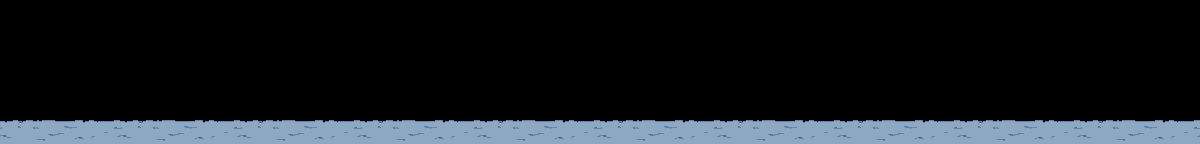

This is a level from a 2D game, rendered from its Tiled map with the project's own tilesets. A one-line summary and the complete map file follow:
An orthogonal 50x6 tile map with 24x24 px tiles, 1 tile layer (Ground).

<map version="1.10" tiledversion="1.10.1" orientation="orthogonal" renderorder="right-down" width="50" height="6" tilewidth="24" tileheight="24" infinite="0" nextlayerid="2" nextobjectid="1">
 <tileset firstgid="1" name="groundTileset" tilewidth="24" tileheight="24" tilecount="5" columns="5">
  <image source="groundTileset.png" trans="ff00ff" width="120" height="24" />
  <tile id="0">
   <properties>
    <property name="Collision" type="bool" value="true" />
   </properties>
  </tile>
  <tile id="1">
   <properties>
    <property name="Collision" type="bool" value="true" />
   </properties>
  </tile>
  <tile id="2">
   <properties>
    <property name="Collision" type="bool" value="true" />
   </properties>
  </tile>
  <tile id="3">
   <properties>
    <property name="Collision" type="bool" value="true" />
   </properties>
  </tile>
  <tile id="4">
   <properties>
    <property name="Collision" type="bool" value="true" />
   </properties>
  </tile>
 </tileset>
 <layer id="1" name="Ground" width="50" height="6">
  <data encoding="csv">
0,0,0,0,0,0,0,0,0,0,0,0,0,0,0,0,0,0,0,0,0,0,0,0,0,0,0,0,0,0,0,0,0,0,0,0,0,0,0,0,0,0,0,0,0,0,0,0,0,0,
0,0,0,0,0,0,0,0,0,0,0,0,0,0,0,0,0,0,0,0,0,0,0,0,0,0,0,0,0,0,0,0,0,0,0,0,0,0,0,0,0,0,0,0,0,0,0,0,0,0,
0,0,0,0,0,0,0,0,0,0,0,0,0,0,0,0,0,0,0,0,0,0,0,0,0,0,0,0,0,0,0,0,0,0,0,0,0,0,0,0,0,0,0,0,0,0,0,0,0,0,
0,0,0,0,0,0,0,0,0,0,0,0,0,0,0,0,0,0,0,0,0,0,0,0,0,0,0,0,0,0,0,0,0,0,0,0,0,0,0,0,0,0,0,0,0,0,0,0,0,0,
0,0,0,0,0,0,0,0,0,0,0,0,0,0,0,0,0,0,0,0,0,0,0,0,0,0,0,0,0,0,0,0,0,0,0,0,0,0,0,0,0,0,0,0,0,0,0,0,0,0,
1,2,3,4,5,1,2,3,4,5,1,2,3,4,5,1,2,3,4,5,1,2,3,4,5,1,2,3,4,5,1,2,3,4,5,1,2,3,4,5,1,2,3,4,5,1,2,3,4,5
</data>
 </layer>
</map>